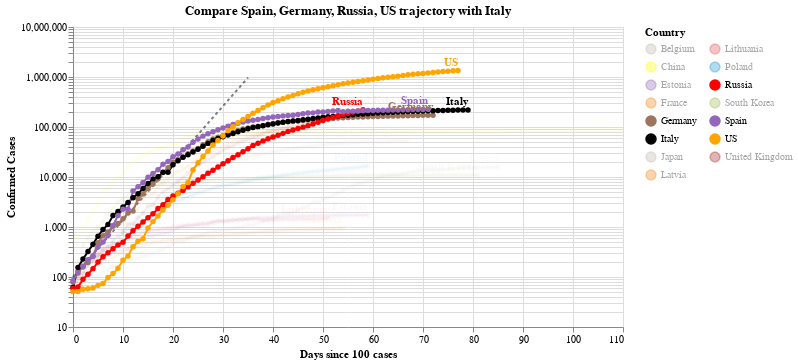

Notebook code cell kept with this figure:
### Code cell
#hide_input
chart2 = make_since_chart(dff2, ['Spain', 'Germany','Russia', 'US'], baseline_countries)
chart2

### Figure 1 — Vega-Lite specification as saved in the notebook (floating-point values rounded to 4 significant figures; data arrays with more than 128 entries replaced by an {"elided": "..."} marker saying what was removed)
{"config": {"view": {"continuousWidth": 400, "continuousHeight": 300}}, "layer": [{"data": {"name": "data-628230001892d6798b50651be41d1b3e"}, "mark": {"type": "line", "color": "black", "opacity": 0.5, "strokeDash": [3, 3]}, "encoding": {"x": {"type": "quantitative", "field": "Days since 100 cases"}, "y": {"type": "quantitative", "field": "Confirmed Cases"}}}, {"data": {"name": "data-e0f92baa89d988217d20efdc2629ce48"}, "mark": {"type": "line", "point": true}, "encoding": {"color": {"type": "nominal", "field": "Country", "legend": {"columns": 2}, "scale": {"domain": ["Belgium", "China", "Estonia", "France", "Germany", "Italy", "Japan", "Latvia", "Lithuania", "Poland", "Russia", "South Korea", "Spain", "US", "United Kingdom"], "range": ["#C1B7AD", "yellow", "#9467bd", "#F58518", "#9D755D", "black", "#C1B7AD", "#F58518", "#E45756", "#2495D3", "red", "#A1BA59", "#9467bd", "orange", "brown"]}}, "opacity": {"condition": {"value": 1, "selection": "selector009"}, "value": 0.05}, "tooltip": [{"type": "nominal", "field": "Country"}, {"type": "temporal", "field": "Date"}, {"type": "quantitative", "field": "Confirmed Cases"}, {"type": "quantitative", "field": "Days since 100 cases"}], "x": {"type": "quantitative", "field": "Days since 100 cases"}, "y": {"type": "quantitative", "field": "Confirmed Cases", "scale": {"type": "log"}}}, "selection": {"selector009": {"type": "multi", "fields": ["Country"], "bind": "legend", "init": [{"Country": "Spain"}, {"Country": "Germany"}, {"Country": "Russia"}, {"Country": "US"}, {"Country": "Italy"}]}}, "width": 550}, {"data": {"name": "data-e0f92baa89d988217d20efdc2629ce48"}, "mark": {"type": "text", "align": "right", "dy": -8, "fontWeight": "bold"}, "encoding": {"color": {"type": "nominal", "field": "Country", "legend": {"columns": 2}, "scale": {"domain": ["Belgium", "China", "Estonia", "France", "Germany", "Italy", "Japan", "Latvia", "Lithuania", "Poland", "Russia", "South Korea", "Spain", "US", "United Kingdom"], "range": ["#C1B7AD", "yellow", "#9467bd", "#F58518", "#9D755D", "black", "#C1B7AD", "#F58518", "#E45756", "#2495D3", "red", "#A1BA59", "#9467bd", "orange", "brown"]}}, "opacity": {"condition": {"value": 1, "selection": "selector009"}, "value": 0.05}, "text": {"type": "nominal", "field": "Country"}, "tooltip": [{"type": "nominal", "field": "Country"}, {"type": "temporal", "field": "Date"}, {"type": "quantitative", "field": "Confirmed Cases"}, {"type": "quantitative", "field": "Days since 100 cases"}], "x": {"type": "quantitative", "field": "Days since 100 cases"}, "y": {"type": "quantitative", "field": "Confirmed Cases", "scale": {"type": "log"}}}, "transform": [{"filter": "(datum['Date'] >= 1589155200000)"}], "width": 550}], "title": "Compare Spain, Germany, Russia, US trajectory with Italy", "$schema": "https://vega.github.io/schema/vega-lite/v4.0.2.json", "datasets": {"data-628230001892d6798b50651be41d1b3e": [{"Days since 100 cases": 0, "Confirmed Cases": 100.0}, {"Days since 100 cases": 1, "Confirmed Cases": 130.0}, {"Days since 100 cases": 2, "Confirmed Cases": 169.0}, {"Days since 100 cases": 3, "Confirmed Cases": 219.7}, {"Days since 100 cases": 4, "Confirmed Cases": 285.6}, {"Days since 100 cases": 5, "Confirmed Cases": 371.3}, {"Days since 100 cases": 6, "Confirmed Cases": 482.7}, {"Days since 100 cases": 7, "Confirmed Cases": 627.5}, {"Days since 100 cases": 8, "Confirmed Cases": 815.7}, {"Days since 100 cases": 9, "Confirmed Cases": 1060.0}, {"Days since 100 cases": 10, "Confirmed Cases": 1379.0}, {"Days since 100 cases": 11, "Confirmed Cases": 1792.0}, {"Days since 100 cases": 12, "Confirmed Cases": 2330.0}, {"Days since 100 cases": 13, "Confirmed Cases": 3029.0}, {"Days since 100 cases": 14, "Confirmed Cases": 3937.0}, {"Days since 100 cases": 15, "Confirmed Cases": 5119.0}, {"Days since 100 cases": 16, "Confirmed Cases": 6654.0}, {"Days since 100 cases": 17, "Confirmed Cases": 8650.0}, {"Days since 100 cases": 18, "Confirmed Cases": 11250.0}, {"Days since 100 cases": 19, "Confirmed Cases": 14620.0}, {"Days since 100 cases": 20, "Confirmed Cases": 19000.0}, {"Days since 100 cases": 21, "Confirmed Cases": 24710.0}, {"Days since 100 cases": 22, "Confirmed Cases": 32120.0}, {"Days since 100 cases": 23, "Confirmed Cases": 41750.0}, {"Days since 100 cases": 24, "Confirmed Cases": 54280.0}, {"Days since 100 cases": 25, "Confirmed Cases": 70560.0}, {"Days since 100 cases": 26, "Confirmed Cases": 91730.0}, {"Days since 100 cases": 27, "Confirmed Cases": 119300.0}, {"Days since 100 cases": 28, "Confirmed Cases": 155000.0}, {"Days since 100 cases": 29, "Confirmed Cases": 201500.0}, {"Days since 100 cases": 30, "Confirmed Cases": 262000.0}, {"Days since 100 cases": 31, "Confirmed Cases": 340600.0}, {"Days since 100 cases": 32, "Confirmed Cases": 442800.0}, {"Days since 100 cases": 33, "Confirmed Cases": 575600.0}, {"Days since 100 cases": 34, "Confirmed Cases": 748300.0}, {"Days since 100 cases": 35, "Confirmed Cases": 972800.0}], "data-e0f92baa89d988217d20efdc2629ce48": {"elided": "1080 records"}}}
